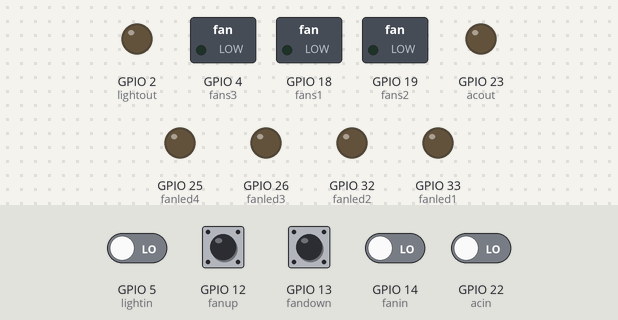
Recording of a sketch running on a simulated ESP32. Shown: switched loads named in the sketch (green lamp = pin HIGH), output pins drawn as LEDs (lit = HIGH). Dashed ring = blinking. The test bench sets the inputs (shaded band); at power-on: GPIO 5 (lightin), GPIO 12 (fanup), GPIO 13 (fandown), GPIO 14 (fanin), GPIO 22 (acin) LOW. WiFi joins after 1.5 s; servers stay silent unless stated; what the sketch prints to the serial monitor is not drawn.

Above: at 3.9 s.
4.0 s: GPIO 5 (lightin) driven HIGH
At 4.4 s:
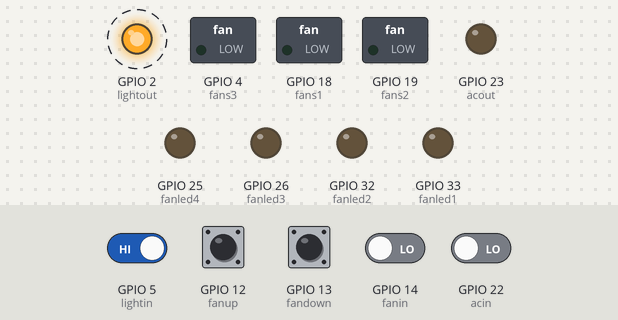
7.0 s: GPIO 12 (fanup) pulled HIGH for 0.15 s
At 7.9 s:
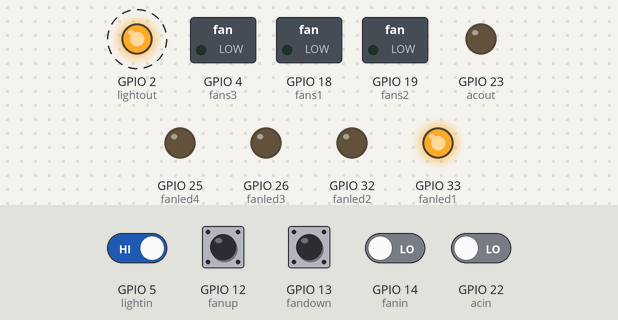
10.1 s: GPIO 22 (acin) driven HIGH
At 10.9 s:
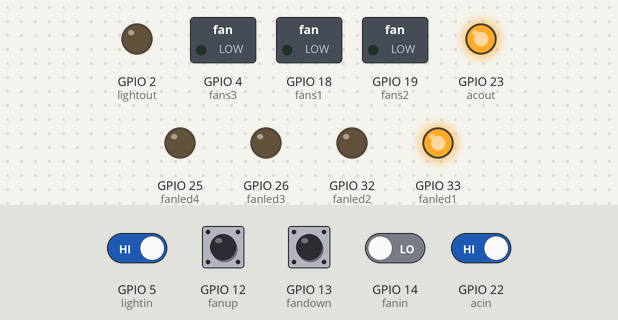
13.1 s: GPIO 13 (fandown) pulled HIGH for 1 s
At 15.4 s:
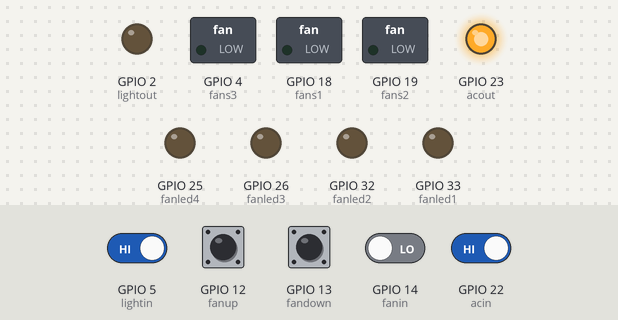
17.1 s: GPIO 14 (fanin) driven HIGH
At 17.9 s:
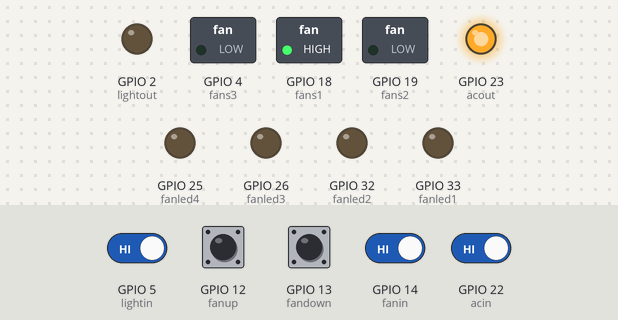
20.1 s: GPIO 12 (fanup) pulled HIGH for 1 s
At 21.9 s:
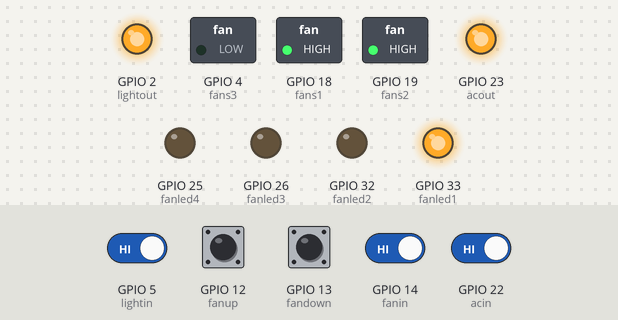
Timing chart, 0 to 24.5 s (numbered marks = the images above; inputs shaded):
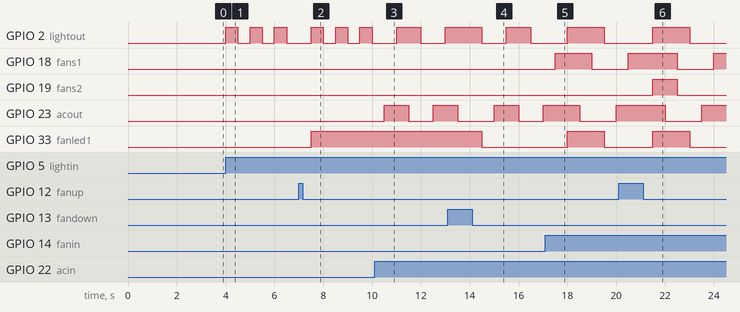

Measured:
- after the input at 4.0 s, GPIO 2 (lightout): alternates HIGH for 0.50 s and LOW for 0.50 s, starting at once
- after the input at 7.0 s, GPIO 33 (fanled1): LOW → HIGH after 0.50 s
- after the input at 10.1 s, GPIO 23 (acout): LOW → HIGH after 0.40 s, → LOW 1.0 s later, → HIGH 1.0 s later
- after the input at 13.1 s, GPIO 33 (fanled1): HIGH → LOW after 1.4 s
- after the input at 17.1 s, GPIO 18 (fans1): LOW → HIGH after 0.40 s, → LOW 1.5 s later; GPIO 33 (fanled1): LOW → HIGH after 0.90 s, → LOW 1.5 s later
- after the input at 20.1 s, GPIO 19 (fans2): LOW → HIGH after 1.4 s, → LOW 1.0 s later

The sketch:

ESP32_code.ino
```cpp
#include <WiFi.h>
#include <ArduinoWebsockets.h>

using namespace websockets;
WebsocketsClient socket;
const char* websocketServer = "ws://192.168.229.19:8000/";
boolean connected = false;

const char* ssid = "Neel's Galaxy S20 FE 5G";
const char* password = "12345678";


int lightCount = 0;
int fanCount = 0;
int acCount = 0;
String equ;


                              // define pins
int lightout = 2;
int lightin = 5;


int fans1 = 18 ;    // output pins
int fans2= 19;
int fans3=4;

int fanup = 12;    // input pins
int fandown= 13;
int fanin= 14;

int acin = 22;
int acout = 23;

const int fanled1 = 33;
const int fanled2 = 32;
const int fanled3 = 26;
const int fanled4 = 25;


int fanvar =0;  // fan speed count


int dellay = 0; //update


void setup() {
  // put your setup code here, to run once:
  Serial.begin(115200);
  connectWiFi();

  pinMode(2, OUTPUT);  //light on / off output
  pinMode(5, INPUT); //light on / off input


  pinMode(18, OUTPUT);  // fan speed 1
  pinMode(19, OUTPUT); // fan speed 2
  pinMode(4 , OUTPUT); // fan speed max

  pinMode(12, INPUT); // fan speed up
  pinMode(13, INPUT); // fan speed down
  pinMode(14, INPUT);  // fan on / off


  pinMode(22, INPUT); // ac on / off input
  pinMode(23,OUTPUT); // ac on/ off output


  pinMode(33,OUTPUT);       // fan speed indicators
  pinMode(32,OUTPUT);
  pinMode(26,OUTPUT);
  pinMode(25,OUTPUT);


  connectToWebSocket();


  socket.onMessage(handleMessage);
  socket.onEvent(handleEvent);


  digitalWrite(lightout,LOW);     //set all pins low initially
  digitalWrite(fans1,LOW);
  digitalWrite(fans2,LOW);
  digitalWrite(fans3,LOW);
  digitalWrite(acout,LOW);


}

                                  //status pins


void connectToWebSocket() {
  connected = socket.connect(websocketServer);
  if (connected) {
    Serial.println("Connected");
  }
  else {
    Serial.println("Connection failed.");
  }
}

void loop() {
  // put your main code here, to run repeatedly:
  if (!connected) {
    Serial.println("Connecting to WebSocket server");
    connectToWebSocket();
  }
  socket.poll();

  // set pin on off by touch
  if (digitalRead(lightin) == 1) {                        //light
    if (lightCount == 0) {
      digitalWrite(lightout,HIGH);
      lightCount = 1;
      senddatatoweb("light");
      delay(500);
    }
    else if (lightCount == 1) {
      digitalWrite(lightout,LOW);
      lightCount = 0;
      senddatatoweb("light");
      delay(500);
    }
  }


  if (digitalRead(acin) == 1) {                                   //ac
    if (acCount == 0) {
      digitalWrite(acout, HIGH);
      acCount = 1;
      senddatatoweb("ac");
      delay(500);
    }
    else if (acCount == 1) {
      digitalWrite(acout, LOW);
      acCount = 0;
      senddatatoweb("ac");
      delay(500);
    }
  }


  if (digitalRead(fanin) == 1) {                                   //fan on / off pin 14
    if (fanCount == 0 && fanvar == 0) {
      digitalWrite(fans1, HIGH);
      digitalWrite(fans2, LOW);
      digitalWrite(fans3, LOW);
      fanCount = 1;
      fanvar=1;
      senddatatoweb("fan");
      senddatatoweb("fanvar");
      delay(500);
    }
    else if (fanCount == 1 && fanvar >=1) {
      digitalWrite(fans1, LOW);
      digitalWrite(fans2, LOW);
      digitalWrite(fans3, LOW);
      fanCount = 0;
      fanvar=0;
      senddatatoweb("fan");
      senddatatoweb("fanvar");
      delay(500);
    }
  }

  if(digitalRead(fanup)==1 && fanvar<4){
    fanvar++;
    senddatatoweb("fanvar");
    delay(500);
  }

  if(digitalRead(fandown)==1 && fanvar>0){
    fanvar--;
    senddatatoweb("fanvar");
    delay(500);
  }


  switch(fanvar){
    case 0:
            digitalWrite(fans1,LOW);
            digitalWrite(fans2,LOW);
            digitalWrite(fans3,LOW);
            digitalWrite(fanled1,LOW);
            digitalWrite(fanled2,LOW);
            digitalWrite(fanled3,LOW);
            digitalWrite(fanled4,LOW);
            break;


    case 1:
            digitalWrite(fans1,HIGH);
            digitalWrite(fans2,LOW);
            digitalWrite(fans3,LOW);
            digitalWrite(fanled1,HIGH);
            digitalWrite(fanled2,LOW);
            digitalWrite(fanled3,LOW);
            digitalWrite(fanled4,LOW);
            break;


    case 2:
            digitalWrite(fans1,LOW);
            digitalWrite(fans2,HIGH);
            digitalWrite(fans3,LOW);
            digitalWrite(fanled1,HIGH);
            digitalWrite(fanled2,HIGH);
            digitalWrite(fanled3,LOW);
            digitalWrite(fanled4,LOW);
            break;
    case 3:
            digitalWrite(fans1,HIGH);
            digitalWrite(fans2,HIGH);
            digitalWrite(fans3,LOW);
            digitalWrite(fanled1,HIGH);
            digitalWrite(fanled2,HIGH);
            digitalWrite(fanled3,HIGH);
            digitalWrite(fanled4,LOW);
            break;

    case 4:
            digitalWrite(fans1,LOW);
            digitalWrite(fans2,LOW);
            digitalWrite(fans3,HIGH);
            digitalWrite(fanled1,HIGH);
            digitalWrite(fanled2,HIGH);
            digitalWrite(fanled3,HIGH);
            digitalWrite(fanled4,HIGH);
            break;
  }


  //set pin on off by server code
  if (lightCount == 1 ) {
    digitalWrite(lightout, HIGH);
  }
  else {
    digitalWrite(lightout, LOW);
  }
  if (fanCount == 1 ) {
    digitalWrite(fans1, HIGH);
    digitalWrite(fanled1,HIGH);
    digitalWrite(fanled2,LOW);
    digitalWrite(fanled3,LOW);
    digitalWrite(fanled4,LOW);
  }
  else {
    digitalWrite(fans1, LOW);
  }
  if (acCount == 1 ) {
    digitalWrite(acout, HIGH);
  }
  else {
    digitalWrite(acout , LOW);
  }


  if(dellay == 0){
      varupdate();
      dellay=10000;
    }
    dellay--;
}


void handleMessage(WebsocketsMessage message) {
  Serial.println(message.data());
  String data = message.data();
  String status = parseData(data, 1);
  equ = parseData(data, 2);
  if (equ == "lightCount") {
    lightCount = status.toInt();
  }
  else if (equ == "fanCount")
  {
    fanCount = status.toInt();
  }
  else if (equ == "acCount")
  {
    acCount = status.toInt();
  }
  else if (equ == "fanvar")
  {
    fanvar = status.toInt();
  }

}


void varupdate(){
  socket.send("update:" + String(lightCount) + ":" + String(fanCount) + ":" +String(acCount)+":"+String(fanvar));
}


void handleEvent(WebsocketsEvent event, WSInterfaceString data) { }


String parseData(String data, int index) {
  String result = "";
  int currentIndex = 1;
  int start = 0;
  int end = data.indexOf(":");

  while (end != -1 && currentIndex <= index) {
    if (currentIndex == index) {
      result = data.substring(start, end);
      break;
    }

    start = end + 1;
    end = data.indexOf(":", start);
    currentIndex++;
  }

  return result;
}


void senddatatoweb(String equ) {
  if (equ == "light") {
    socket.send(String(lightCount) + ":light");
  }
  else if (equ == "fan") {
    socket.send(String(fanCount) + ":fan");
  }
  else if (equ == "ac") {
    socket.send(String(acCount) + ":ac");
  }
  else if (equ == "fanvar") {
    socket.send(String(fanvar) + ":fanvar");
  }
}

void connectWiFi() {
  WiFi.mode(WIFI_OFF);
  delay(1000);
  //This line hides the viewing of ESP as wifi hotspot
  WiFi.mode(WIFI_STA);

  WiFi.begin(ssid, password);
  Serial.println("Connecting to WiFi");

  while (WiFi.status() != WL_CONNECTED) {
    delay(500);
    Serial.print(".");
  }

  Serial.print("connected to : "); Serial.println(ssid);
  Serial.print("IP address: "); Serial.println(WiFi.localIP());
}
```
